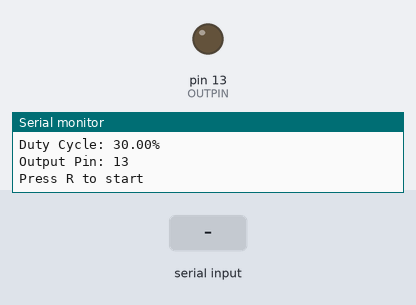
A program run on a simulated Arduino Uno, built with avr-gcc and run on an emulated ATmega328P. Shown: output pins drawn as LEDs (lit = HIGH), the last lines printed to the serial monitor. The inputs (shaded band) are chosen by the test bench.

Above: at 1.2 s.
1.3 s: "R\n" received over Serial
At 1.5 s:
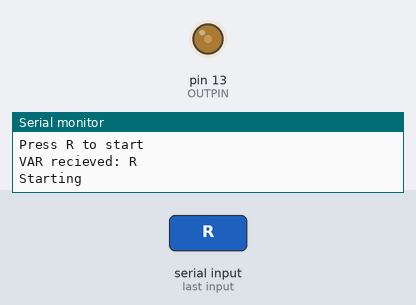
Timing chart, 0 to 10.3 s (numbered marks = the images above; inputs shaded):
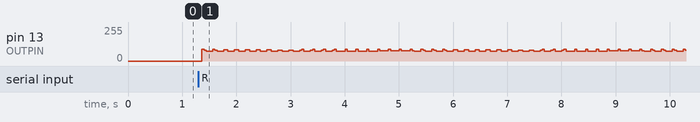

The program:

main.cpp
```cpp
#include <Arduino.h>

float frequency = 0;
const float DUTY_CYCLE = 0.3;
const int OUTPIN = 13;
const int NUMCYCLES = 1000; //round trip = 15120


void squareWave()
{
  Serial.println("Starting");
  for (int i = 0; i < NUMCYCLES; i++)
  {
    if(i < 7560) {
      frequency = 80;
    }
    else {
      frequency = 120;
    }
    // Calculate the period of the wave based on the frequency
  float period = 1 / frequency;

  // Calculate the duration of the high state based on the duty cycle
  float highDuration = period * DUTY_CYCLE * 1000000;

  // Calculate the duration of the low state
  float lowDuration = period * (1 - DUTY_CYCLE) * 1000000;

    digitalWrite(OUTPIN, HIGH);
    //Serial.println("high");
    delayMicroseconds((int)highDuration);
    digitalWrite(OUTPIN, LOW);
    //Serial.println("low");
    delayMicroseconds((int)lowDuration);
  }
  Serial.println("Finished");


}

void serialRX()
{
  if (Serial.available())
  {
    String str = Serial.readStringUntil('\n');

    if (str.startsWith("R")) // starting check for "VAR"
    {
      Serial.println("VAR recieved: " + str);
      squareWave();
    }
  }
}

void setup()
{
  Serial.begin(115200);
  pinMode(OUTPIN, OUTPUT);
  digitalWrite(OUTPIN, LOW);
  Serial.println("Signal Generator");
  Serial.println("Duty Cycle: " + String(DUTY_CYCLE * 100) + "%");
  Serial.println("Output Pin: " + String(OUTPIN));
  Serial.println("Press R to start");
}

void loop()
{
  serialRX();

}
```
